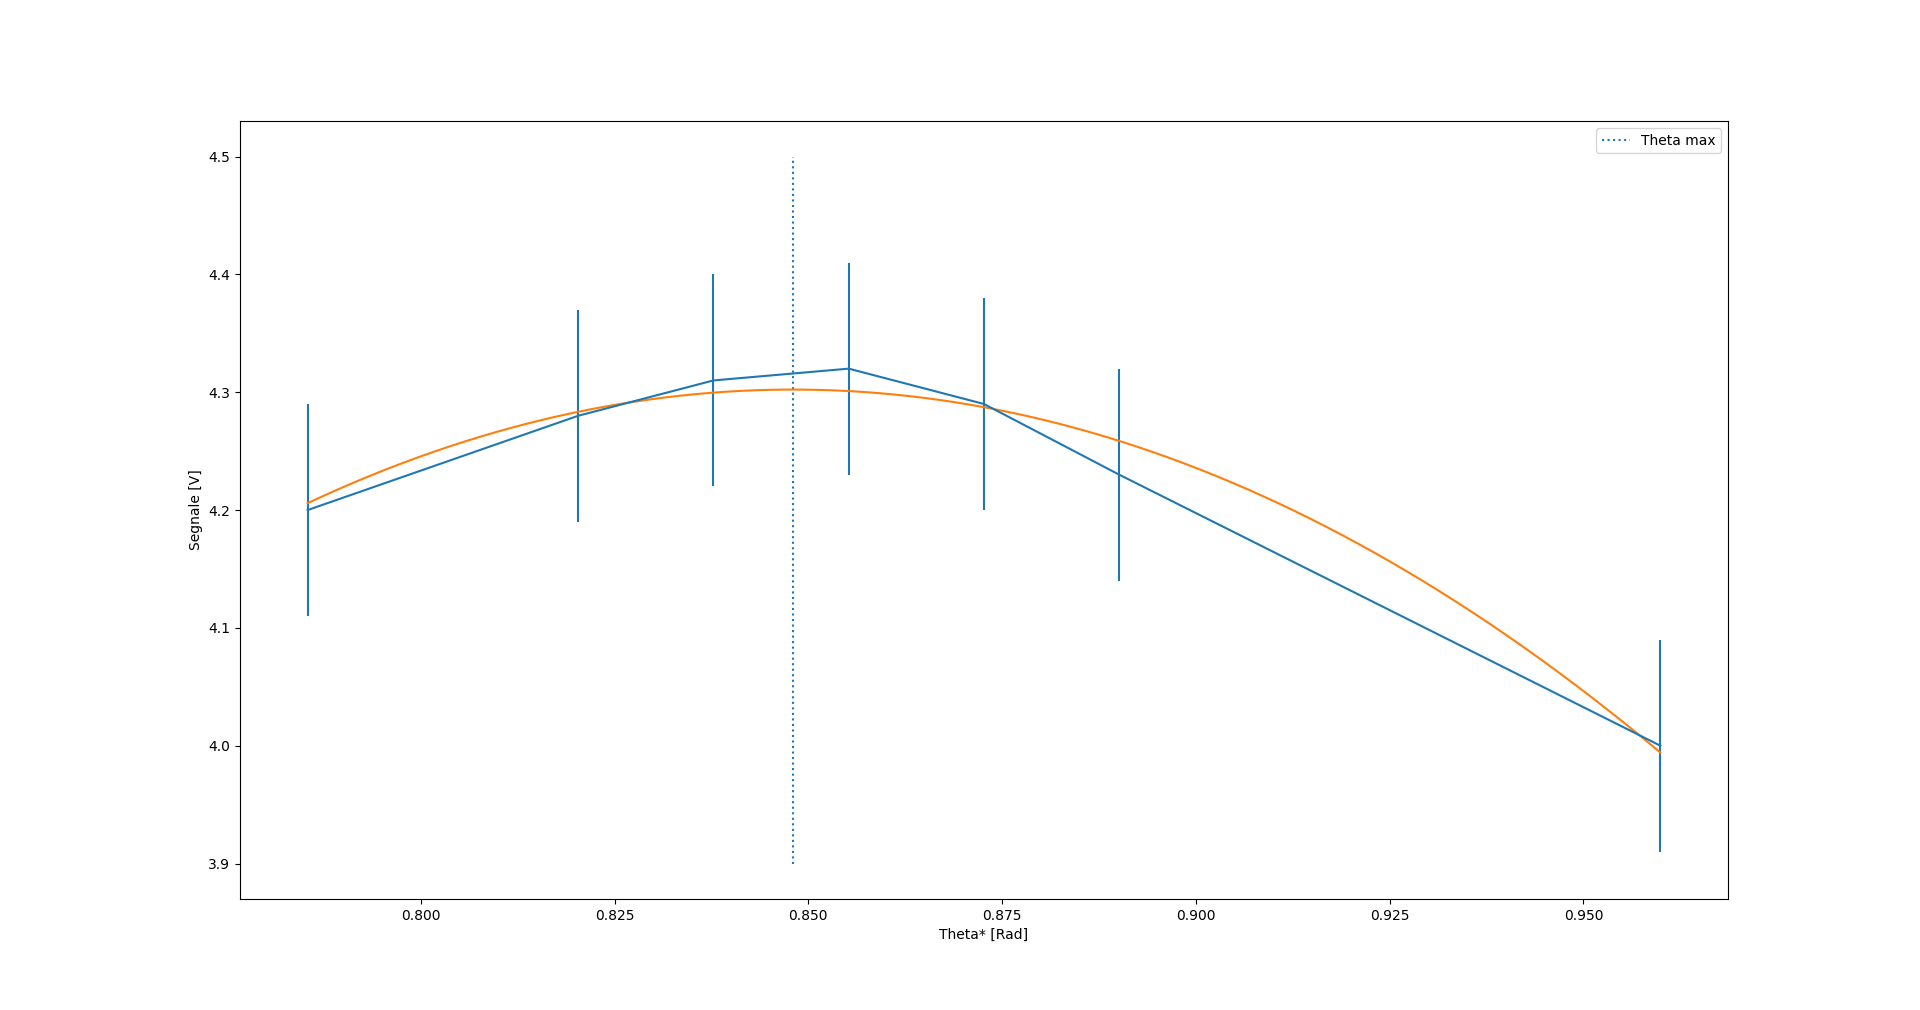

The Python source for this figure:
import numpy as np
import random
import scipy as sp
from scipy.stats import norm, chi2
import matplotlib.pyplot as plt
from iminuit import Minuit, cost
# import sys
# sys.path.append("../..")

# import randgen
# import my_stats
# import funclib

#####################################################################
# Data

arrthetastar = [45,47,48,49,50,51,55] # FILL
arrthetastar_rad = [(t * 2 * np.pi) / 360 for t in arrthetastar]

arrs = [4.2,4.28,4.31,4.32,4.29,4.23,4] # FILL
serrors = np.ones_like(arrs) * 0.09 # TODO


#####################################################################
# Functions

def quad_model(x, A, B, C):
    return np.power(x, 2) * A + B * x + C

def trick_quad_model(x, A, xv, yv):
    return A * np.power(x - xv, 2) + yv

def scatter(x, y, yerr):
    plt.errorbar(x, y, yerr)
    plt.show()


#####################################################################
# Interpolation

def quad_interp(x, y, yerr, func = quad_model):
    my_cost = cost.LeastSquares(x, y, yerr, func)
    m = Minuit(my_cost, 1, 1, 1)
    m.migrad()
    m.hesse()
    return m

def trick_quad_interp(x, y, yerr, func = trick_quad_model):
    my_cost = cost.LeastSquares(x, y, yerr, func)
    m = Minuit(my_cost, -1, 1, 1)
    m.migrad()
    m.hesse()
    return m


#####################################################################
# Runtime

def main():
    # scatter(arrthetastar_rad, arrs, serrors)

    # print("----------------------------------------------- M1 -----------------------------------------------")
    # m1 = quad_interp(arrthetastar_rad, arrs, serrors)
    # print(m1.migrad())
    # print(f"Pval:\t{1. - chi2.cdf(m1.fval, df = m1.ndof)}")
    # xmax = - m1.values["B"] / (2 * m1.values["A"])
    # print(f"Theta (Rad) massimo:\t{xmax}")
    # print(f"Theta (°) massimo:\t{(360 * xmax) / (2 * np.pi)}")


    print("----------------------------------------------- M2 -----------------------------------------------")
    m2 = trick_quad_interp(arrthetastar_rad, arrs, serrors)
    print(m2.migrad())
    print(f"Pval:\t{1. - chi2.cdf(m2.fval, df = m2.ndof)}")
    xmax = m2.values["xv"]
    xmax_err = m2.errors["xv"]
    print(f"Theta (Rad) massimo:\t{xmax} +- {xmax_err}")
    print(f"Theta (°) massimo:\t{(360 * xmax) / (2 * np.pi)} +- {(360 * xmax_err) / (2 * np.pi)}")

    plt.axes(xlabel = "Theta* [Rad]", ylabel = "Segnale [V]")

    plt.errorbar(arrthetastar_rad, arrs, serrors)

    plt.vlines(xmax, 3.9, 4.5, linestyles = "dotted", label = "Theta max")

    lnsp = np.linspace(arrthetastar_rad[0], arrthetastar_rad[-1], 10_000)
    # plt.plot(lnsp, quad_model(lnsp, *m1.values), label = "Normale")
    plt.plot(lnsp, trick_quad_model(lnsp, *m2.values), label = "")
    plt.legend()
    plt.show()


if __name__ == "__main__":
    main()
